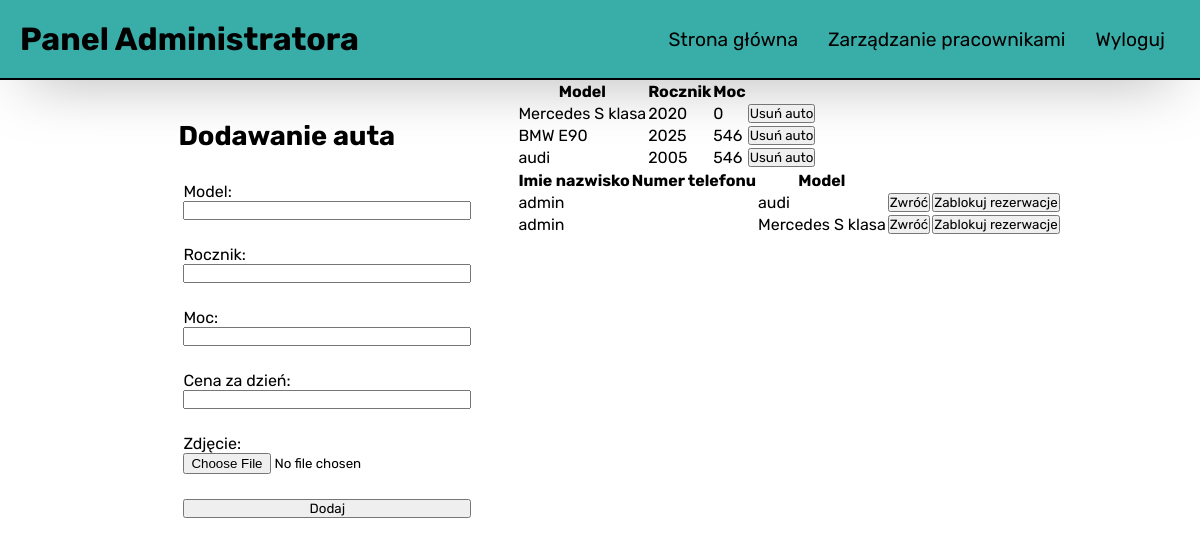
Before: /adminPanel.php (signed in) with the older database file.
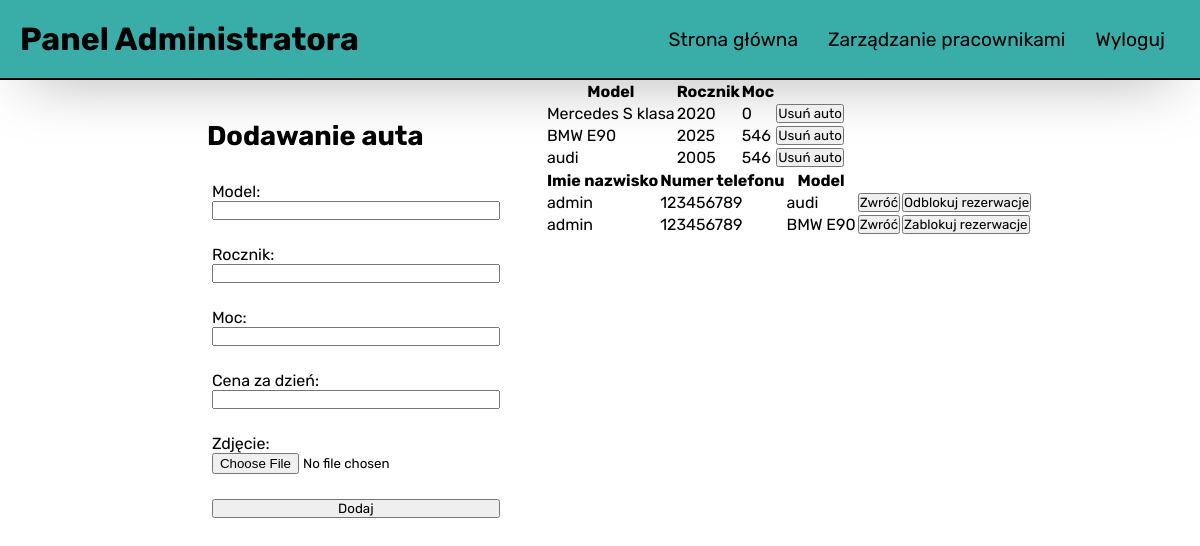
After: the same page with the newer database file.
### tables this page shows
CREATE TABLE `cars` (
  `id` int(11) NOT NULL,
  `price` int(11) NOT NULL DEFAULT 150,
  `model` text NOT NULL,
  `year` text NOT NULL,
  `power` int(11) NOT NULL,
  `photo` text NOT NULL,
  `reserved` tinyint(1) NOT NULL
);

CREATE TABLE `rentals` (
  `id` int(11) NOT NULL,
  `car_id` int(11) NOT NULL,
  `user_id` int(11) NOT NULL,
  `block` int(11) NOT NULL
);

CREATE TABLE `users` (
  `id` int(11) NOT NULL,
  `fullName` text NOT NULL,
  `login` text NOT NULL,
  `password` text NOT NULL,
  `birthDate` text NOT NULL,
  `pesel` text NOT NULL,
  `street` text NOT NULL,
  `buildingNumber` text NOT NULL,
  `city` text NOT NULL,
  `phoneNumber` varchar(9) NOT NULL,
  `user_type` tinyint(1) NOT NULL
);

### adminPanel.php (the view, shortened to what the changed rows need)
<!DOCTYPE html>
<html lang="en">
<head>
    <link rel="stylesheet" href="style.css">
</head>
<body>
    <header>
        <div class="logo">
            <h1>Panel Administratora</h1>
        </div>
    </header>
    <div class="panel">
        <div class="formBox admin">
            <h2>Dodawanie auta</h2>
        </div>
        <div class="tables">
            <div class="deletingCar">
                <table>
                    <thead>
                        <tr>
                            <th>Model</th>
                            <th>Rocznik</th>
                            <th>Moc</th>
                            <th></th>
                        </tr>
                    </thead>
                    <?php
                    require "./backend/db_connect.php";
                    $all_cars = "SELECT * FROM CARS";
                    $cars_result = $mysqli->query($all_cars);
                    if ($cars_result->num_rows == 0) {
                        echo "<div>Brak samochodów</div>";
                    } else {
                        $cars_result->fetch_all(MYSQLI_ASSOC);
                        foreach ($cars_result as $car) {
                            echo "<tr>";
                            echo "<td>" . $car["model"] . "</td>";
                            echo "<td>" . $car["year"] . "</td>";
                            echo "<td>" . $car["power"] . "</td>";
                            echo "<td>";
                            echo "<form action='#' method='POST'>";
                            echo "<input type='submit' value='Usuń auto' class='delete'name='deleteCar'>";
                            echo "</form>";
                            echo "</td>";
                            echo "</tr>";
                        }
                    }
                    ?>
                </table>
            </div>
            <div class="editRentals">
                <table>
                    <thead>
                        <tr>
                            <th>Imie nazwisko</th>
                            <th>Numer telefonu</th>
                            <th>Model</th>
                            <th></th>
                            <th></th>
                        </tr>
                    </thead>
                    <?php
                    $all_rentals = $mysqli->query("SELECT rentals.block,users.fullName, users.phoneNumber, cars.model,rentals.id,cars.id as car_id FROM users, cars,rentals WHERE users.id=rentals.user_id AND cars.id=rentals.car_id");
                    $all_rentals_fetched = $all_rentals->fetch_all(MYSQLI_ASSOC);
                    foreach ($all_rentals_fetched as $single_rental) {
                        echo "<form action='#' method='POST'>";
                        echo "<td>" . $single_rental["fullName"] . "</td>";
                        echo "<td>" . $single_rental["phoneNumber"] . "</td>";
                        echo "<td>" . $single_rental["model"] . "</td>";
                        echo "<td>";
                        echo "<input type='submit' value='Zwróć' class='delete' name='return'>";
                        echo "</td>";
                        echo "<td>";
                        if ($single_rental["block"] == 0) {
                            echo "<input type='submit' value='Zablokuj rezerwacje' class='delete' name='block'>";
                        } else {
                            echo "<input type='submit' value='Odblokuj rezerwacje' class='delete' name='unBlock'>";
                        }
                        echo "</td>";
                        echo "</form>";
                    }
                    ?>
                </table>
            </div>
        </div>
    </div>
</body>
</html>

Changed rows visible on the page:
removed rentals: user.fullName "admin", car.model "audi"
removed rentals: user.fullName "admin", car.model "Mercedes S klasa"
added rentals: user.fullName "admin", user.phoneNumber "123456789", car.model "audi"
added rentals: user.fullName "admin", user.phoneNumber "123456789", car.model "BMW E90"
